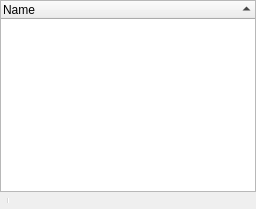
  <widget class="QDockWidget" name="spatialFiltersDock">
   <property name="windowTitle">
    <string>Spatial Filters</string>
   </property>
   <attribute name="dockWidgetArea">
    <number>2</number>
   </attribute>
   <widget class="QWidget" name="dockWidgetContents">
    <layout class="QVBoxLayout" name="verticalLayout_12">
     <property name="spacing">
      <number>0</number>
     </property>
     <property name="margin">
      <number>0</number>
     </property>
     <item>
      <widget class="QTreeWidget" name="spatialFilterTree">
       <property name="editTriggers">
        <set>QAbstractItemView::DoubleClicked|QAbstractItemView::EditKeyPressed|QAbstractItemView::SelectedClicked</set>
       </property>
       <property name="alternatingRowColors">
        <bool>true</bool>
       </property>
       <property name="selectionMode">
        <enum>QAbstractItemView::ExtendedSelection</enum>
       </property>
       <property name="rootIsDecorated">
        <bool>false</bool>
       </property>
       <property name="uniformRowHeights">
        <bool>true</bool>
       </property>
       <property name="sortingEnabled">
        <bool>true</bool>
       </property>
       <property name="allColumnsShowFocus">
        <bool>true</bool>
       </property>
       <column>
        <property name="text">
         <string>Name</string>
        </property>
       </column>
      </widget>
     </item>
     <item>
      <widget class="QToolBar" name="spatialFilterToolBar">
       <property name="windowTitle">
        <string>Spatial Filter Tool Bar</string>
       </property>
       <property name="toolButtonStyle">
        <enum>Qt::ToolButtonFollowStyle</enum>
       </property>
       <addaction name="actionSpatialFilterAdd"/>
       <addaction name="separator"/>
       <addaction name="actionSpatialFilterRemoveSelected"/>
       <addaction name="actionSpatialFilterRemoveAll"/>
      </widget>
     </item>
    </layout>
   </widget>
  </widget>
